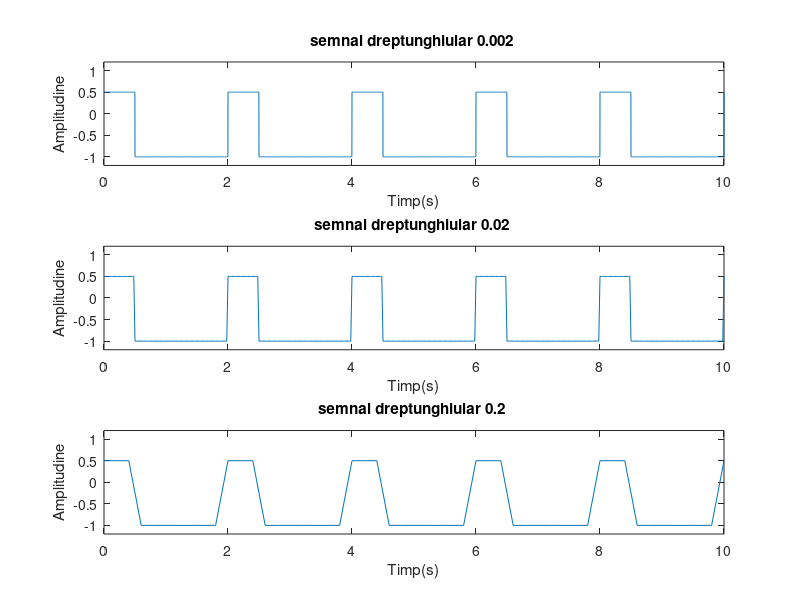

The MATLAB script that drew this image:
T=2
w=2*pi/T

nT=5 %numarul de perioade de reprezentat
t1=0:0.002:2*nT
x=0.75*square(t1*w,25)-0.25 %generarea semnalului dreptunghiular 
% componenta continua este -0.25 si am adaugat o pentru a muta semnalul
% initial cu -0.25 in jos pentru a ajunge la ymax=0.5 si ymin=-1
 subplot(3,1,1)
 plot(t1,x)
axis([0 10 -1.2 1.2])
title('semnal dreptunghiular 0.002 ')
xlabel('Timp(s)')
ylabel('Amplitudine')
t2=0:0.02:2*nT
x=0.75*square(t2*2*pi/T,25)-0.25 %generarea semnalului dreptunghiular
subplot(3,1,2)
plot(t2,x)
axis([0 10 -1.2 1.2])
title('semnal dreptunghiular 0.02 ')
xlabel('Timp(s)')
ylabel('Amplitudine')
t3=0:0.2:2*nT
x=0.75*square(t3*2*pi/T,25)-0.25 %generarea semnalului dreptunghiular
subplot(3,1,3)
plot(t3,x)
axis([0 10 -1.2 1.2])
title('semnal dreptunghiular 0.2 ')
xlabel('Timp(s)')
ylabel('Amplitudine')